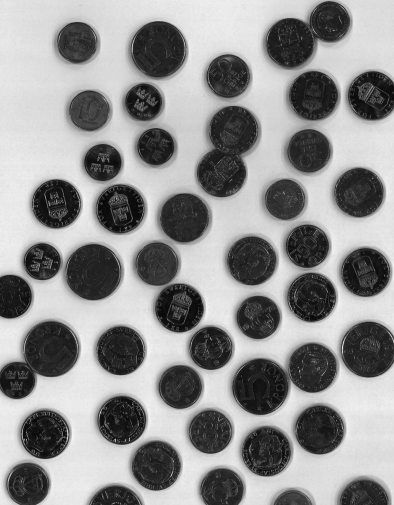
%> input picture lab3/images/coins.tif, 394 x 505 px, given in place of coins.tif.png, which was not available
$ octave --eval "result = splitimage('../lab3/images/coins.tif');"   (GNU Octave 9; MATLAB toolbox functions it lacks are replaced by stand-ins)
%> lines starting %> are read from the running program, lines starting %| are printed output that depends on the picture; in (x1, y1, x2, y2) boxes, pixels count from 0 and x2, y2 are one past the last pixel; in counts of white or black regions, pixels touching at a corner belong together; the program's own positions count from 1; pictures that were not available may be replaced by others from this repository, and a replacement may not be noted
function [im1,im2,im3] = splitimage(filenr)
%> called with filenr = '../lab3/images/coins.tif'

img = imread("imagedata/train_"+ filenr +".png");
%> img is the input picture: size 505x394 uint8; min 8, max 246, mean 144.7
img = medfilt2(img);
bw_img = imbinarize(img,"global");
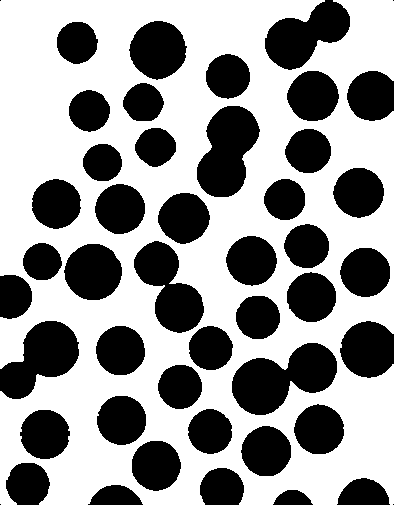
%> bw_img: size 505x394 logical; 59.4% white; 47 black regions (4 under 20 px), largest, box (x1, y1, x2, y2) and area: (232, 343, 337, 415) 4485, (197, 106, 260, 197) 3862, (0, 321, 79, 399) 3577

%figure(3)
im = imcomplement(bw_img);
im = bwareaopen(im,20);
%imshow(im)

dist = bwdist(imcomplement(im), "quasi-euclidean");
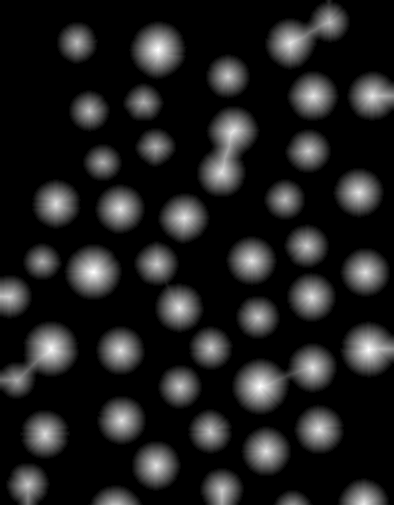
%> dist: size 505x394 single; min 0, max 28, mean 3.5; drawn with min black and max white
if max(max(dist) > 5.5)
    distThresh = max(max(dist))*0.40;
%> distThresh = 11.2
    im(dist > distThresh) = 0;
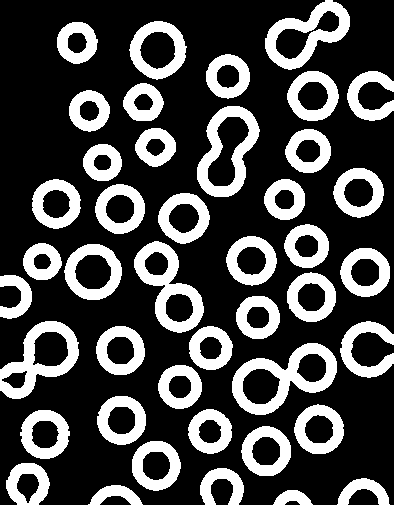
%> im: size 505x394 logical; 27.8% white; 43 white regions, largest, box (x1, y1, x2, y2) and area: (232, 343, 337, 415) 2864, (134, 241, 204, 333) 2435, (0, 321, 79, 399) 2362
else
    im = imerode(im, strel("sphere", 2));
end

[h,w] = size(uint8(255.*im));
%> h = 505; w = 394
y = sum(im);
%> y = 394 values, max 265 at index 298, min 44 at index 1, mean 140.5
x = 1:1:w;
%> x = 394 values from 1 to 394
%figure(6)
%plot(x,y) % funkar som tänkt

% begin by removing edges

cutfirst = find(y,1,'first');
%> cutfirst = 1
cutlast = find(y,1,'last');
%> cutlast = 394

im = im(:,cutfirst:cutlast);
%figure(24)
%imshow(im)
% after edges removed check if there exists zeros
y = sum(im);
if all(y) == 0
    % find where gaps appear and split into 3 parts
    cutfirst = find(y == 0,1,'first') - 1;
    cutlast = find(y == 0,1,'last') + 1;
    split1 = im(:,1:cutfirst);
    ysplit1 = sum(split1);
    split2 = im(:,(cutfirst+1):(cutlast-1));
    ysplit2 = sum(split2);
    split3 = im(:,cutlast:end);
    ysplit3 = sum(split3);
    % [6 lines of commented-out code are left out]

    if any(ysplit2) % if middle part has non-zero values = no overlaps, all images will be done after this
        vals = find(ysplit2);
        cutfirst = vals(1);
        cutlast = vals(end);
        split2 = split2(:,cutfirst:cutlast);
        %figure(15)
        %imshow(split2)
        im1 = split1;
        im2 = split2;
        im3 = split3;

    else % middle part only has zeros which means one of the other images has overlaps, need special treatment

        if length(ysplit1) > length(ysplit3) %
            locmin = find(islocalmin(ysplit1)); % tar fram index för alla locala minima
            %behöver kolla vilken av dom som ger lägsta y-värdet men vill inte
            %tappa indexet
            ylocmin = ysplit1(locmin);
            [a,b] = min(ylocmin);
            split = locmin(b);

            im1 = split1(:,1:split);
            im2 = split1(:,split:end);
            im3 = split3;
        else
            locmin = find(islocalmin(ysplit3));
            ylocmin = ysplit3(locmin);
            [a,b] = min(ylocmin);
            split = locmin(b);

            im1 = split1;
            im2 = split3(:,1:split);
            im3 = split3(:,split:end);

        end
    end
else % special case all numbers overlap
%> (the run ends here)
